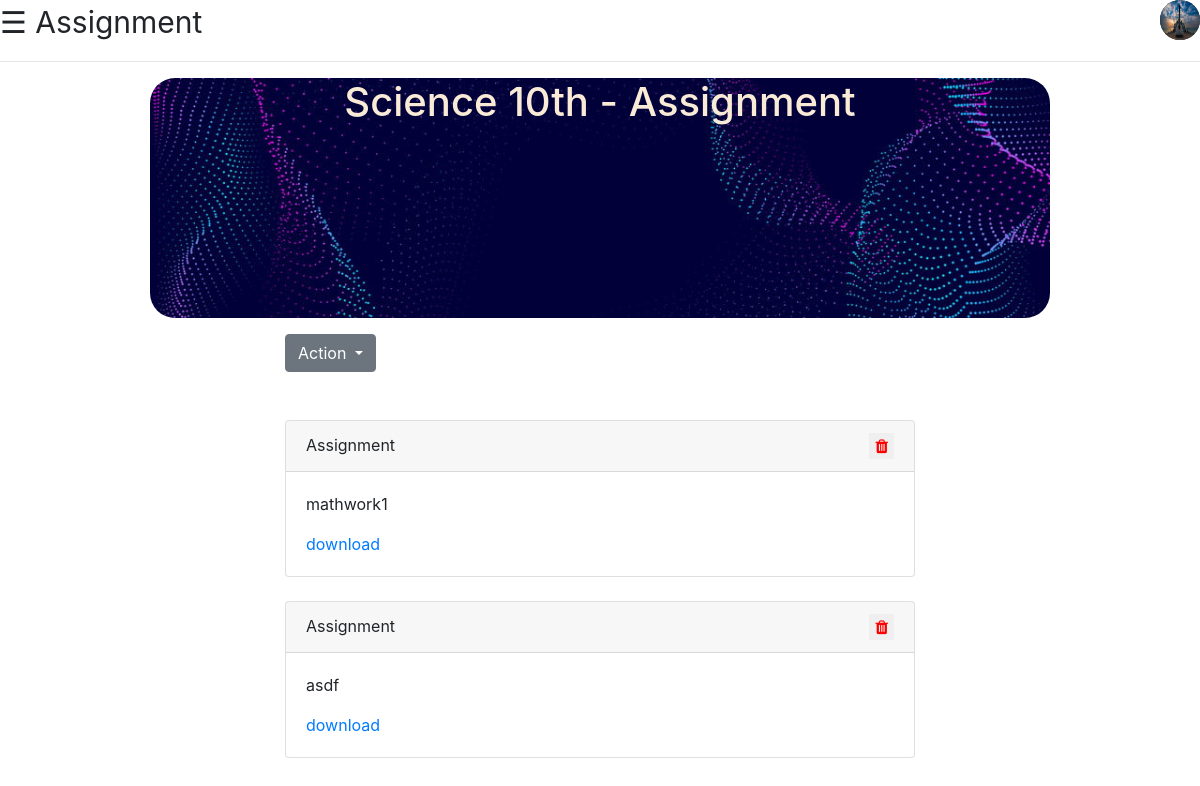
Before: /dash/assign/38/ (signed in) with the older database file.
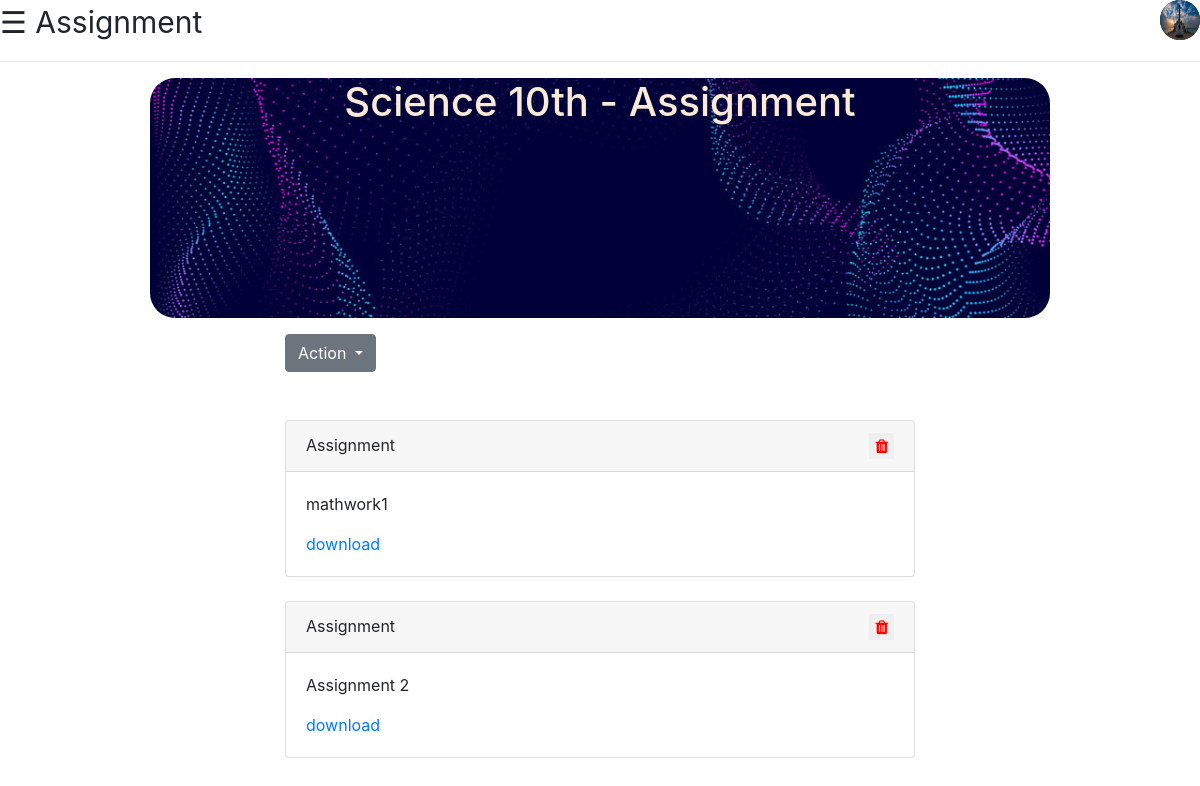
After: the same page with the newer database file.
### accounts/models.py (models this page shows, shortened)
class Profile(models.Model):
    user = models.OneToOneField(User, on_delete=models.CASCADE)
    GENDER_CHOICE = (('M','MALE'),('F','FEMALE'))
    USER_TYPE = (('T','Teacher'),('S','Student'))
    gender = models.TextField(max_length=50, choices = GENDER_CHOICE ,blank=True)
    typee = models.TextField(max_length=50, choices = USER_TYPE,default = 'S' ,blank=True)
    birth_date = models.DateField(auto_now_add=False,auto_now=False, blank=True,null=True)
    profile_pic = models.ImageField(default='profile1.jpg',null=True,blank=True)

### dash/models.py (models this page shows, shortened)
class classsm(models.Model):
    tid = models.ForeignKey(User, on_delete=models.CASCADE)
    section=models.CharField(max_length=2)
    password=models.CharField(max_length=50)
    name=models.CharField(max_length=50)
    subject=models.CharField(max_length=50)

class classwork(models.Model):
    clid = models.ForeignKey(classsm, on_delete=models.CASCADE)
    wtype = models.ForeignKey(work, on_delete = models.CASCADE)
    wname = models.TextField()
    filess = models.FileField(null=True)

### dash/views.py (the view)
# urls.py: path("assign/<int:pkid>/", views.assign, name = 'assign'),
def assign(request,pkid):
    if request.user.is_authenticated:
        obj = classsm.objects.get(pk=pkid)
        objclasswork = classwork.objects.filter(clid=pkid,wtype = 2)
        context = {'data':obj,'classcontent':objclasswork}
        return render(request,'dash/assign.html',context)
    else:
        return redirect('/account/login')

### dash/templates/dash/assign.html (shortened to what this page needs)
{% load static %}
<!DOCTYPE html>
<html lang="en">
<head>
    <link rel="stylesheet" href="{% static 'classroom/css/styleclass.css' %}">
    <link rel="stylesheet" href="https://stackpath.bootstrapcdn.com/bootstrap/4.5.2/css/bootstrap.min.css">
    <link rel="stylesheet" href="https://cdnjs.cloudflare.com/ajax/libs/font-awesome/4.7.0/css/font-awesome.min.css">
</head>
<body>
        <span style="font-size:30px;cursor:pointer" onclick="openNav()">&#9776; Assignment</span>
        <div id="right">
            <img src="{{ request.user.profile.profile_pic.url }}" alt="" class="img-alpha">
        </div>
        <hr>
    <div>
    <div style="float: left; width: 12.5%"><pre></pre></div>
    <div style="width: 75%; float: left;">
        <div style="height: 30vh; background-image:url({% static 'classroom/img/banner.jpg' %}); background-size: cover; color: antiquewhite; border-radius: 25px; text-align: center;">
            <h1>{{ data.name }}   - Assignment</h1>
        </div>
    <div>
    <div style="width: 15%; float: left;"><pre></pre></div>
    <div style="width: 70%; float: left;">
        <div>
          <div class="dropdown">
            <button class="btn btn-secondary dropdown-toggle" type="button" id="dropdownMenuButton" data-toggle="dropdown" aria-haspopup="true" aria-expanded="false">
              Action
            </button>
          </div>
        </div>
    <div>
          <br><br>
          {% if classcontent %}
          {% for obj in classcontent %}
                <div class="card" >
                  <div class="card-header">
                    Assignment
                    {% if user.profile.typee == 'T' %}
                    <div style="float: right;">
                      <form action="{% url 'del_work' %}" method="POST">
                        <button style="border: none; color: red;"> <i class="fa fa-trash"></i> </button>
                      </form>
                    </div>
                    {% endif %}
                  </div>
                  <div class="card-body">
                    <p class="card-text">{{ obj.wname }}</p>
                    <a href="{{ obj.filess.url }}">download</a>
                  </div>
                </div>
            	<br>
          {% endfor %}
          {% else %}
          {% if user.profile.typee == 'T' %}
          <p>No Assignments yet</p>
          {% else %}
          <p>Hurray, No assignments</p>
          {% endif %}
          {% endif %}
    </div>
    </div>
    </div>
    </div>
    </div>
    </body>
    </html>

### static/classroom/css/styleclass.css (style rules this page uses)
body { font-family: "Lato", sans-serif; }
#right { float: right; }
a { text-decoration: none; color: white; }
body { font-family: Arial, Helvetica, sans-serif; }
.img-alpha { height: 40px; width: 40px; border-radius: 50%; background-color: #111; }

Changed rows visible on the page:
removed classwork: wname "asdf"
added classwork: wname "Assignment 2"
